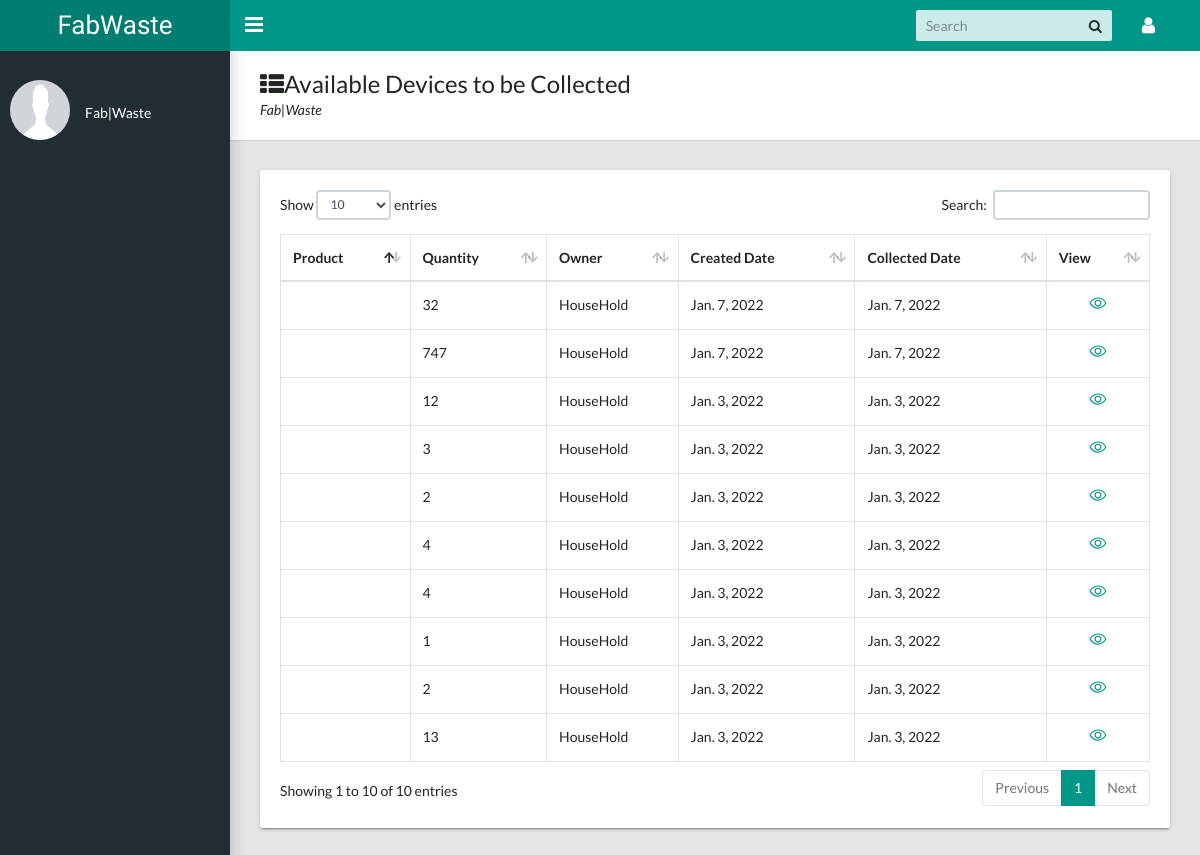
The page /dashboard/available-devices on the database as committed earlier.
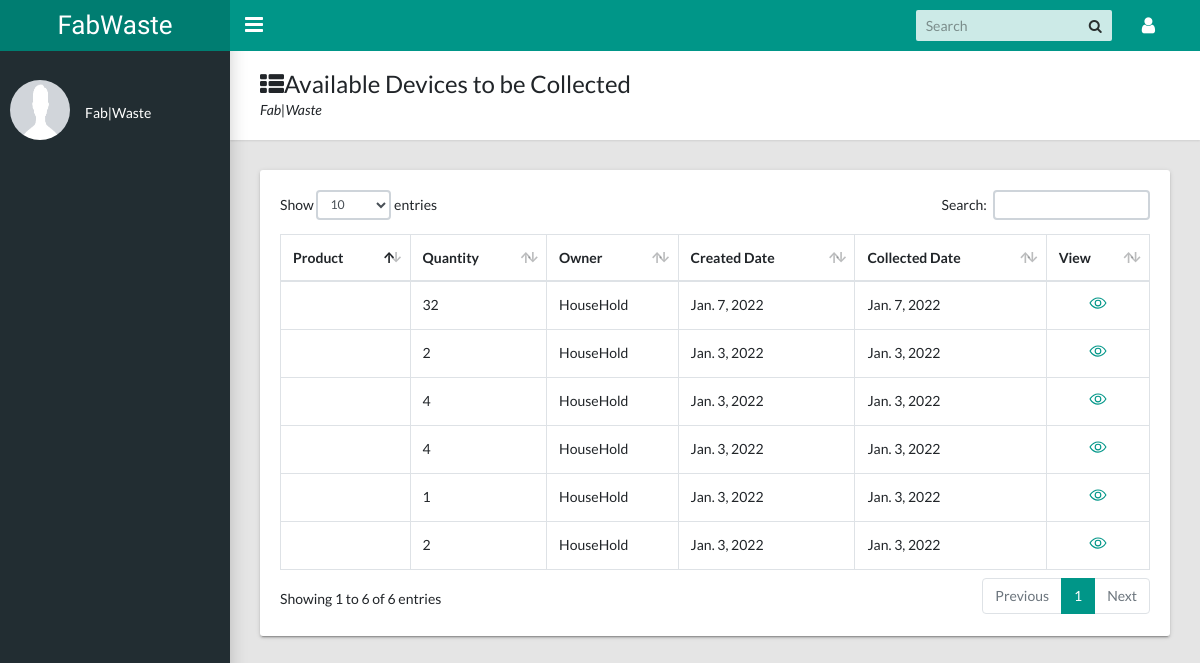
The same page on the database as committed later.
### products/models.py (models this page shows, shortened)
class Product(models.Model):
    AVAILABILITY = (
        ('Available', 'Available'),
        ('UnAvailable', 'UnAvailable'),
    )
    STATUS = (
        ('Collected', 'Collected'),
        ('Pending', 'Pending'), ('Denied', 'Denied'),
    )
    PRO_CATEGORY = (
        ('Published', 'Published'),
        ('Waste', 'Waste')
    )
    user = models.ForeignKey(UsersAccount, on_delete=models.DO_NOTHING)
    category = models.ForeignKey(Category, on_delete=models.DO_NOTHING)
    product_name = models.CharField(max_length=100)
    product_image = models.ImageField(upload_to='media')
    description = models.TextField()
    created_date = models.DateField(auto_now_add=True)
    collected_date = models.DateField()
    quantity = models.IntegerField()
    status = models.CharField(max_length=10, choices=STATUS, default='Pending')
    availability = models.CharField(max_length=20, choices=AVAILABILITY, default='Available')
    available_quantity = models.IntegerField(default=0)
    published = models.BooleanField(default=False)
    pro_category = models.CharField(max_length=20, choices=PRO_CATEGORY, default=None, null=True)
    payed = models.BooleanField(default=False)
    desired_price = models.DecimalField(max_digits=10, decimal_places=0, default=0)
    buying_price = models.DecimalField(max_digits=10, decimal_places=0, default=0)
    selling_price = models.DecimalField(max_digits=10, decimal_places=0, default=0)
    district = models.ForeignKey(District, on_delete=models.SET_NULL, null=True)
    sector = models.CharField(max_length=100)
    cell = models.CharField(max_length=100)
    village = models.CharField(max_length=100)
    road_number = models.CharField(max_length=100, null=True, blank=True)
    house_number = models.CharField(max_length=100, null=True, blank=True)
    location_description = models.TextField(max_length=150, null=True, blank=True)
    class Meta:
        ordering = ['-created_date']

### userauth/models.py (models this page shows, shortened)
class UsersAccount(AbstractBaseUser, PermissionsMixin):
    email = models.EmailField(verbose_name='Email Address', unique=True)
    full_name = models.CharField(max_length=50)
    mobile = models.CharField(max_length=12, blank=True)
    is_active = models.BooleanField(default=False)
    is_staff = models.BooleanField(default=False)
    is_house_hold = models.BooleanField(default=False)
    is_agent = models.BooleanField(default=False)
    is_manufacture = models.BooleanField(default=False)
    is_admin = models.BooleanField(default=False)
    location = models.ForeignKey(District, on_delete=models.DO_NOTHING, null=True, blank=True, default=1)
    created = models.DateTimeField(auto_now_add=True)
    updated = models.DateTimeField(auto_now=True)
    objects = CustomAccountManager()
    USERNAME_FIELD = 'email'
    REQUIRED_FIELDS = ['full_name']
    class Meta:
        verbose_name = 'Account'
        verbose_name_plural = 'Account'

### dashboard/views.py (the view)
# urls.py: path('available-devices', available_devices, name='available_devices'),
def available_devices(request):
    devices = Product.objects.filter(availability='Available').exclude(status='Collected')
    context = {
        'devices': devices,
    }
    return render(request, 'dashboard/available.html', context)

### templates/dashboard/available.html (shortened to what this page needs)
{% extends 'dashboard/dashboard.html' %}
{% load static %}
{% block dashboard_content %}
    <main class="app-content">
      <div class="app-title">
        <div>
          <h1><i class="fa fa-th-list"></i>Available Devices to be Collected</h1>
          <p>Fab|Waste</p>
        </div>
      </div>
      <div class="row">
        <div class="col-md-12">
          <div class="tile">
            <div class="tile-body">
              <div class="table-responsive">
                <table class="table table-hover table-bordered" id="sampleTable">
                  <thead>
                    <tr>
                      <th>Product</th>
                      <th>Quantity</th>
                      <th>Owner</th>
                      <th>Created Date</th>
                      <th>Collected Date</th>
                      <th>View</th>
                    </tr>
                  </thead>
                  <tbody>
                    {% for device in devices %}
                        <tr>
                          <td>{{ device.product}}</td>
                          <td>{{ device.quantity}}</td>
                          <td>{{ device.user.full_name}}</td>
                          <td>{{ device.created_date}}</td>
                          <td>{{ device.collected_date}}</td>
                          <td>
                            <div class="text-center">
                              <a href=""><ion-icon name="eye-outline" style="font-size: large"></ion-icon></a>
                            </div>
                          </td>
                        </tr>
                    {% endfor %}
                  </tbody>
                </table>
              </div>
            </div>
          </div>
        </div>
      </div>
    </main>
{% endblock %}

Rows that differ between the two databases and show on the page:
no longer on this page (row edited): Product: quantity "747", user.full_name "HouseHold", created_date "Jan. 7, 2022", collected_date "Jan. 7, 2022"
no longer on this page (row edited): Product: quantity "12", user.full_name "HouseHold", created_date "Jan. 3, 2022", collected_date "Jan. 3, 2022"
no longer on this page (row edited): Product: quantity "3", user.full_name "HouseHold", created_date "Jan. 3, 2022", collected_date "Jan. 3, 2022"
no longer on this page (row edited): Product: quantity "13", user.full_name "HouseHold", created_date "Jan. 3, 2022", collected_date "Jan. 3, 2022"
Other text that changed with them:
text written by a page script: "Show entries Search: Showing 1 to 10 of 10 entries Previous 1 Next" → "Show entries Search: Showing 1 to 6 of 6 entries Previous 1 Next"
